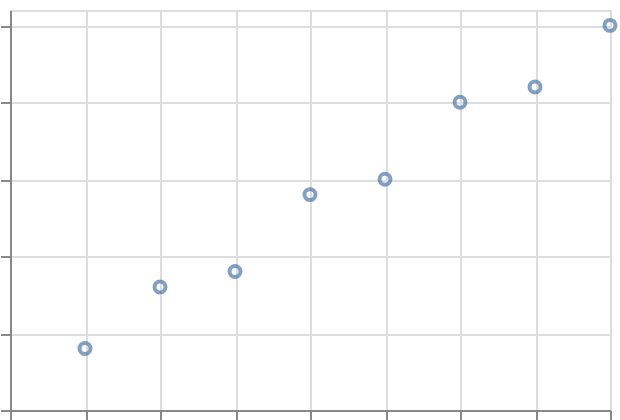

The specification (Vega-Lite) saved for this image:
### Vega-Lite specification from a JSON file in a GitHub repository (floating-point values rounded to 4 significant figures)
{"$schema": "https://vega.github.io/schema/vega-lite/v6.json", "padding": 5, "autosize": "none", "width": 300, "height": 200, "data": {"name": "table", "values": [{"c": "A", "g": "p", "x": 1, "y": 2, "v": 5, "t": "2024-01-15", "o": {"v": 3}, "IMDB Rating": 6.1, "d": "x1"}, {"c": "B", "g": "q", "x": 2, "y": 4, "v": 9, "t": "2024-02-20", "o": {"v": 7}, "IMDB Rating": 7.4, "d": "x2"}, {"c": "A", "g": "q", "x": 3, "y": 3, "v": 2, "t": "2024-03-05", "o": {"v": 1}, "IMDB Rating": 5.2, "d": "x1"}, {"c": "C", "g": "p", "x": 4, "y": 6, "v": 7, "t": "2024-05-30", "o": {"v": 4}, "IMDB Rating": 8.8, "d": "x3"}, {"c": "B", "g": "p", "x": 5, "y": 5, "v": 4, "t": "2024-07-11", "o": {"v": 9}, "IMDB Rating": 6.9, "d": "x2"}, {"c": "C", "g": "q", "x": 6, "y": 8, "v": 6, "t": "2024-09-02", "o": {"v": 2}, "IMDB Rating": 7.7, "d": "x3"}, {"c": "A", "g": "p", "x": 7, "y": 7, "v": 8, "t": "2024-11-25", "o": {"v": 5}, "IMDB Rating": 4.4, "d": "x1"}, {"c": "B", "g": "q", "x": 8, "y": 9, "v": 3, "t": "2024-12-31", "o": {"v": 8}, "IMDB Rating": 9.1, "d": "x2"}]}, "transform": [{"calculate": "datum.x * 2", "as": "x2"}, {"calculate": "datum.x2 + datum.y", "as": "z"}], "mark": "point", "encoding": {"x": {"field": "x2", "type": "quantitative"}, "y": {"field": "z", "type": "quantitative"}}}
